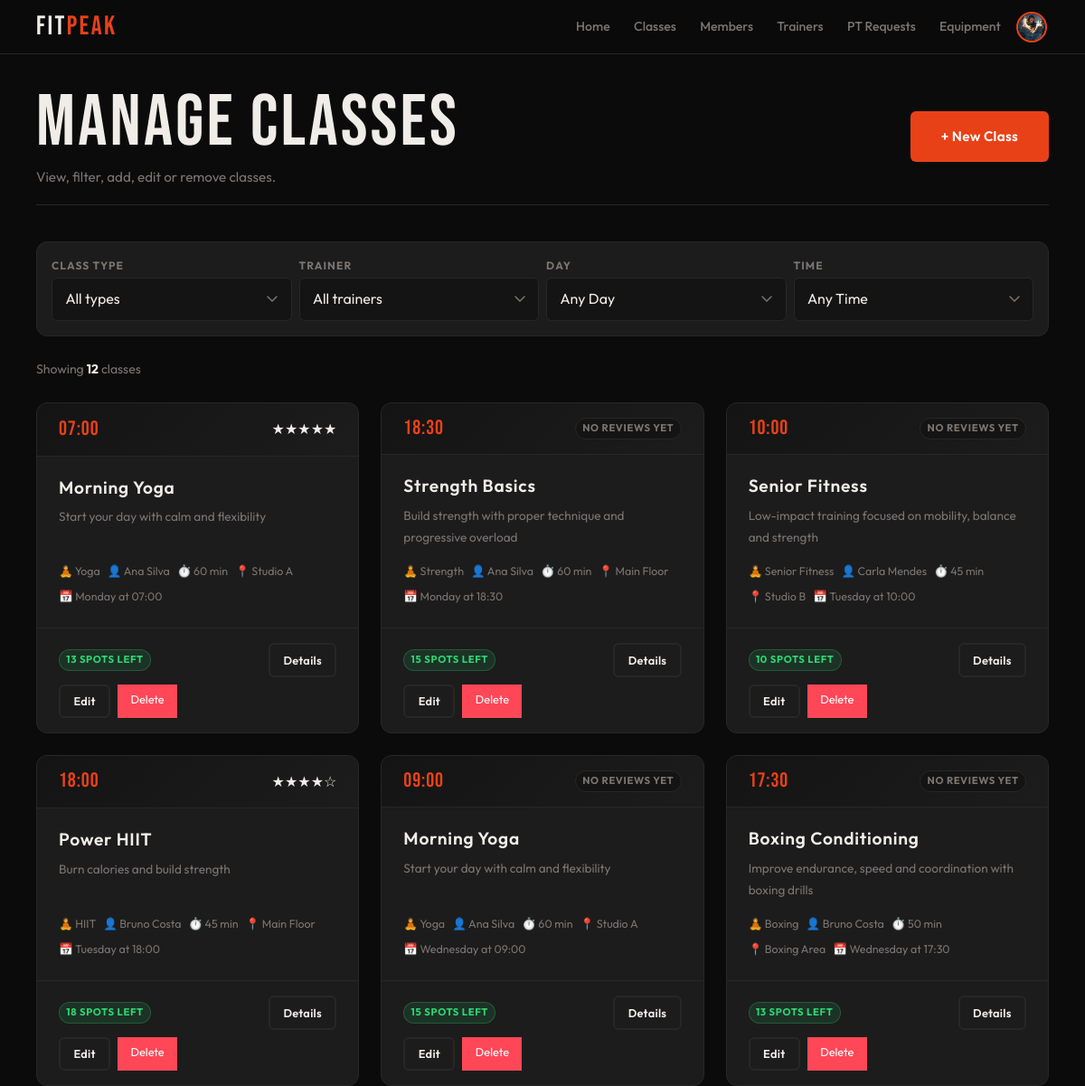
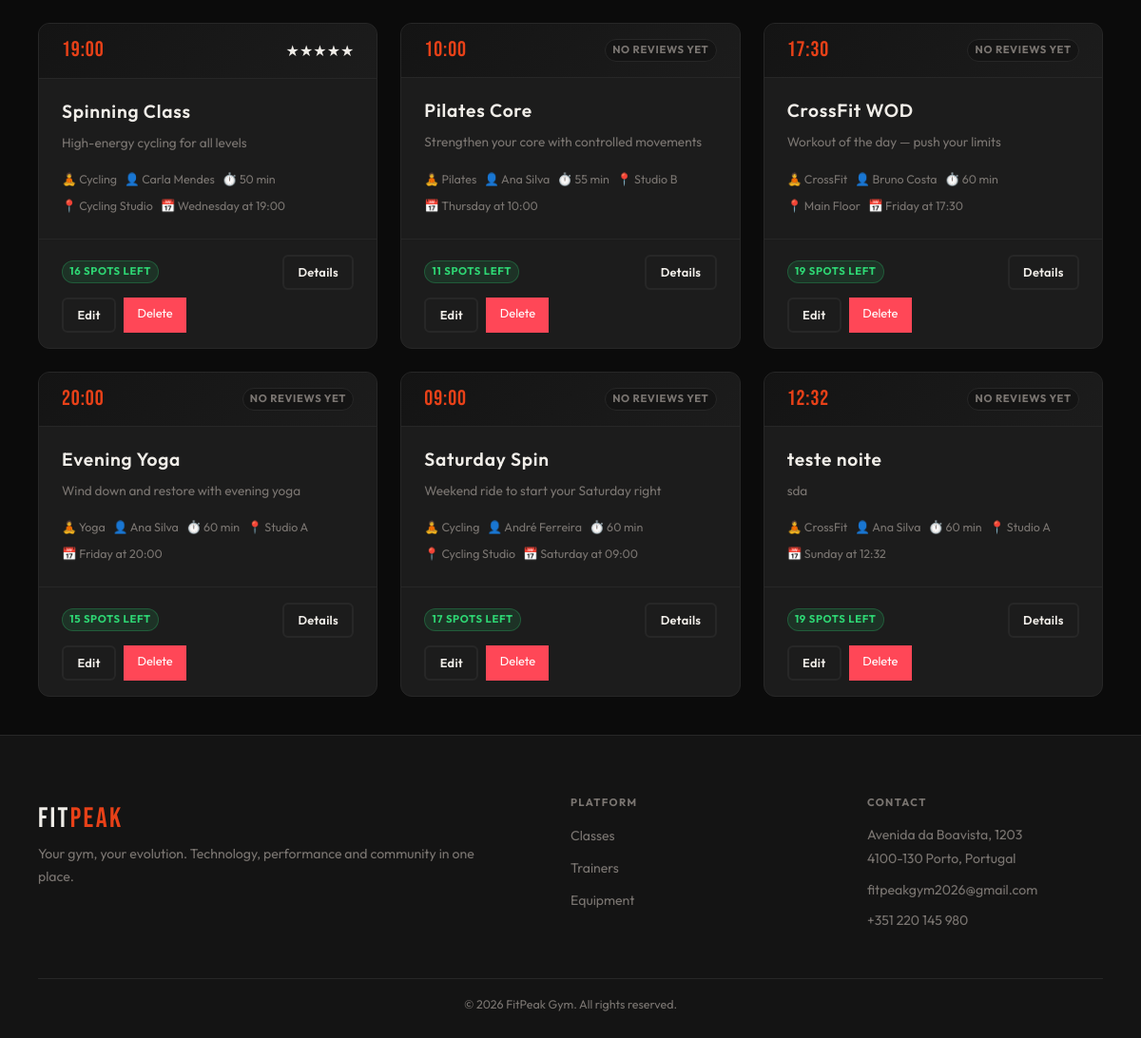
Page /admin/classes.php?error=invalid_id (signed in) on the committed database (2 pictures, top to bottom).
### tables this page shows
CREATE TABLE class_schedules (
    id INTEGER PRIMARY KEY AUTOINCREMENT,
    class_id INTEGER NOT NULL,
    trainer_id INTEGER,
    day_of_week TEXT NOT NULL,   -- Monday, Tuesday, etc.
    start_time TEXT NOT NULL,
    location TEXT NOT NULL DEFAULT 'Studio A',
    capacity INTEGER NOT NULL DEFAULT 20,
    duration_min INTEGER NOT NULL DEFAULT 60,
    FOREIGN KEY(class_id) REFERENCES classes(id) ON DELETE CASCADE,
    FOREIGN KEY(trainer_id) REFERENCES users(id) ON DELETE SET NULL
);

CREATE TABLE classes (
    id INTEGER PRIMARY KEY AUTOINCREMENT,
    name TEXT NOT NULL,
    description TEXT,
    class_type_id INTEGER NOT NULL,
    active INTEGER NOT NULL DEFAULT 1,
    FOREIGN KEY(class_type_id) REFERENCES class_types(id)
);

CREATE TABLE class_types (
    id INTEGER PRIMARY KEY AUTOINCREMENT,
    name TEXT UNIQUE NOT NULL,
    label TEXT NOT NULL,
    description TEXT,
    icon TEXT,
    active INTEGER NOT NULL DEFAULT 1
);

CREATE TABLE users (
    id INTEGER PRIMARY KEY AUTOINCREMENT,
    name TEXT NOT NULL,
    username TEXT UNIQUE NOT NULL,
    email TEXT UNIQUE NOT NULL,
    password TEXT NOT NULL,
    role TEXT NOT NULL DEFAULT 'member' CHECK(role IN ('member','trainer','admin')),
    is_admin INTEGER NOT NULL DEFAULT 0,
    photo TEXT DEFAULT NULL,
    active INTEGER NOT NULL DEFAULT 1,
    created_at DATETIME DEFAULT CURRENT_TIMESTAMP
);

### db/classes.php (called while the page is built, shortened)
<?php
function getAllClassSchedules($pdo, $filters = []) {
    $sql = "SELECT cs.id AS schedule_id, cs.day_of_week, cs.start_time, cs.location, cs.capacity, cs.duration_min, c.id AS class_id, c.name AS class_name, c.description AS class_description, ct.id AS class_type_id, ct.name AS class_type_name, ct.label AS class_type_label, u.id AS trainer_id, u.name AS trainer_name, (SELECT COUNT(*) FROM enrollments e JOIN class_sessions sess ON e.session_id = sess.id WHERE sess.schedule_id = cs.id AND e.status = 'enrolled') AS enrolled_count FROM class_schedules cs JOIN classes c ON cs.class_id = c.id JOIN class_types ct ON c.class_type_id = ct.id LEFT JOIN users u ON cs.trainer_id = u.id WHERE c.active = 1";
    $params = [];
    $sql .= " ORDER BY CASE cs.day_of_week WHEN 'Monday' THEN 1 WHEN 'Tuesday' THEN 2 WHEN 'Wednesday' THEN 3 WHEN 'Thursday' THEN 4 WHEN 'Friday' THEN 5 WHEN 'Saturday' THEN 6 WHEN 'Sunday' THEN 7 ELSE 8 END, cs.start_time";
    $stmt = $pdo->prepare($sql);
    $stmt->execute($params);
    return $stmt->fetchAll(PDO::FETCH_ASSOC);
}
function getClassScheduleRating($pdo, $scheduleId) {
    $sql = "SELECT ROUND(AVG(r.rating), 1) AS avg_rating, COUNT(r.id) AS review_count FROM reviews r JOIN class_sessions sess ON r.session_id = sess.id WHERE sess.schedule_id = ?";
    $stmt = $pdo->prepare($sql);
    $stmt->execute([$scheduleId]);
    $result = $stmt->fetch(PDO::FETCH_ASSOC);
    return [
        'rating' => $result['avg_rating'] ?? 0,
        'count' => (int)($result['review_count'] ?? 0)
    ];
}
?>

### template/classes.php (the view, shortened to what this page needs)
<?php
function output_class_schedule_list($schedules) {
    echo '<div class="class-grid">';
    foreach ($schedules as $schedule) {
        output_class_schedule_card($schedule);
    }
    echo '</div>';
}
function output_class_schedule_card($schedule) {
    $scheduleId = (int)$schedule['schedule_id'];
    $className = htmlspecialchars($schedule['class_name']);
    $trainerName = htmlspecialchars($schedule['trainer_name'] ?? 'TBD');
    $day = htmlspecialchars($schedule['day_of_week']);
    $startTime = htmlspecialchars($schedule['start_time']);
    $location = htmlspecialchars($schedule['location']);
    $duration = (int)$schedule['duration_min'];
    $capacity = (int)$schedule['capacity'];
    $enrolled = (int)($schedule['enrolled_count'] ?? 0);
    $freeSpots = max(0, $capacity - $enrolled);
    $typeLabel = htmlspecialchars($schedule['class_type_label'] ?? ucfirst($schedule['class_type_name']));
    $description = trim($schedule['class_description'] ?? '');
    $shortDescription = htmlspecialchars(substr($description, 0, 100)) . (strlen($description) > 100 ? '…' : '');
    $ratingData = getClassScheduleRating($GLOBALS['pdo'], $scheduleId);
    $avgRating = $ratingData['rating'];
    $reviewCount = $ratingData['count'];
    if ($freeSpots <= 0) {
        $fillClass = 'danger';
    } elseif ($freeSpots <= ceil($capacity * 0.2)) {
        $fillClass = 'warning';
    } else {
        $fillClass = 'success';
    }
    $allowedAreas = ['member', 'trainer', 'admin'];
    $activeRole = $_SESSION['active_role'] ?? '';
    $showDetailsLink = in_array($activeRole, $allowedAreas, true);
    ?>
    <article class="class-card" data-schedule-id="<?= $scheduleId ?>">
        <div class="class-head">
            <div class="class-time-big"><?= $startTime ?></div>
            <div class="class-ratings">
                <?php if ($reviewCount > 0): ?>
                    <div class="stars">
                        <?php
                        $fullStars = floor($avgRating);
                        $halfStar = ($avgRating - $fullStars) >= 0.5;
                        for ($i = 1; $i <= 5; $i++) {
                            if ($i <= $fullStars) {
                                echo '★';
                            } elseif ($halfStar && $i == $fullStars + 1) {
                                echo '½';
                            } else {
                                echo '☆';
                            }
                        }
                        ?>
                    </div>
                <?php else: ?>
                    <span class="badge badge-muted">No reviews yet</span>
                <?php endif; ?>
            </div>
        </div>
        <div class="class-body">
            <h3 class="class-name"><?= $className ?></h3>
            <p><?= $shortDescription ?></p>
            <ul class="class-meta">
                <li>🧘 <?= $typeLabel ?></li>
                <li>👤 <?= $trainerName ?></li>
                <li>⏱️ <?= $duration ?> min</li>
                <li>📍 <?= $location ?></li>
                <li>📅 <?= $day ?> at <?= $startTime ?></li>
            </ul>
        </div>
        <div class="class-foot">
            <div class="cap-wrap">
                <span class="badge badge-<?= htmlspecialchars($fillClass) ?>">
                    <?= $freeSpots ?> spots left
                </span>
            </div>
            <?php if ($showDetailsLink): ?>
                <a href="/<?= htmlspecialchars($activeRole) ?>/class_details.php?id=<?= $scheduleId ?>"
                   class="secondary-button btn-sm">Details</a>
            <?php endif; ?>
            <?php if (isset($_SESSION['active_role']) && $_SESSION['active_role'] === 'admin'): ?>
                <div class="admin-actions">
                    <a href="edit_class.php?id=<?= $scheduleId ?>" class="secondary-button btn-sm">Edit</a>
                    <a href="delete_class.php?id=<?= $scheduleId ?>" class="delete-btn btn-sm delete-class-link">Delete</a>
                </div>
            <?php endif; ?>
        </div>
    </article>
    <?php
}
    ?>

### css/base.css (style rules this page uses)
:root { --bg: #0b0b0b; --surface: #141414; --card: #1c1c1c; --border: #272727; --accent: #e84118; --accent-glow: rgba(232, 65, 24, 0.28); --text: #f0ede8; --muted: #7a7571; --success: #2ed573; --warning: #ffa502; --danger: #ff4757; --info: #1e90ff; --ff-display: 'Bebas Neue', sans-serif; --ff-body: 'Outfit', sans-serif; --sp-xs: 0.25rem; --sp-sm: 0.5rem; --sp-md: 1rem; --sp-lg: clamp(1rem, 3vw, 1.5rem); --sp-xl: clamp(1.5rem, 5vw, 2.5rem); --sp-2xl: clamp(2rem, 7vw, 4rem); --nav-h: 60px; --r-sm: 6px; --r-md: 12px; --r-pill: 999px; --touch: 44px; --max-w: 1200px; --shadow-a: 0 0 24px var(--accent-glow); --t: 0.22s cubic-bezier(0.4, 0, 0.2, 1); }
*, *::before, *::after { box-sizing: border-box; margin: 0; padding: 0; }
html { font-size: 16px; scroll-behavior: smooth; -webkit-text-size-adjust: 100%; }
body { font-family: var(--ff-body); background: var(--bg); color: var(--text); line-height: 1.6; min-height: 100dvh; display: flex; flex-direction: column; overflow-x: hidden; }
a { color: inherit; text-decoration: none; }
ul, ol { list-style: none; }
h1, h2, h3, h4, h5, h6 { font-family: var(--ff-display); letter-spacing: 0.04em; line-height: 1.1; font-weight: 400; }
h3, h4 { font-size: clamp(1rem, 2.5vw, 1.2rem); font-family: var(--ff-body); font-weight: 600; }
p { line-height: 1.75; }

### css/components.css (style rules this page uses)
.main-button, .secondary-button { display: inline-flex; align-items: center; justify-content: center; gap: 0.4em; min-height: var(--touch); border-radius: var(--r-sm); font-family: var(--ff-body); font-size: 0.95rem; font-weight: 600; letter-spacing: 0.02em; white-space: nowrap; cursor: pointer; transition: all var(--t); }
.secondary-button { background: transparent; border: 2px solid var(--border); color: var(--text); padding: 0.85rem 2rem; }
.btn-sm { padding: 0.4rem 0.9rem; font-size: 0.8rem; min-height: 36px; }
.badge { display: inline-flex; align-items: center; padding: 0.2em 0.65em; border-radius: var(--r-pill); font-size: 0.7rem; font-weight: 700; letter-spacing: 0.06em; text-transform: uppercase; white-space: nowrap; border: 1px solid transparent; }
.badge-success { background: rgba(46, 213, 115, 0.12); color: var(--success); border-color: rgba(46, 213, 115, 0.25); }
.badge-muted { background: var(--surface); color: var(--muted); border-color: var(--border); }
.stars { display: flex; gap: 2px; }

### rows in the picture
class_schedules: start_time "07:00", class.name "Morning Yoga", class.description "Start your day with calm and flexibility", class_types.label "Yoga", trainer.name "Ana Silva", duration_min "60", location "Studio A", day_of_week "Monday", freeSpots "13"
class_schedules: start_time "18:30", shows "NO REVIEWS YET", class.name "Strength Basics", class.description "Build strength with proper technique and progressive overload", class_types.label "Strength", trainer.name "Ana Silva", duration_min "60", location "Main Floor", day_of_week "Monday", capacity "15"
class_schedules: start_time "10:00", shows "NO REVIEWS YET", class.name "Senior Fitness", class.description "Low-impact training focused on mobility, balance and strength", class_types.label "Senior Fitness", trainer.name "Carla Mendes", duration_min "45", location "Studio B", day_of_week "Tuesday", freeSpots "10"
class_schedules: start_time "18:00", class.name "Power HIIT", class.description "Burn calories and build strength", class_types.label "HIIT", trainer.name "Bruno Costa", duration_min "45", location "Main Floor", day_of_week "Tuesday", freeSpots "18"
class_schedules: start_time "09:00", shows "NO REVIEWS YET", class.name "Morning Yoga", class.description "Start your day with calm and flexibility", class_types.label "Yoga", trainer.name "Ana Silva", duration_min "60", location "Studio A", day_of_week "Wednesday", capacity "15"
class_schedules: start_time "17:30", shows "NO REVIEWS YET", class.name "Boxing Conditioning", class.description "Improve endurance, speed and coordination with boxing drills", class_types.label "Boxing", trainer.name "Bruno Costa", duration_min "50", location "Boxing Area", day_of_week "Wednesday", freeSpots "13"
class_schedules: start_time "19:00", class.name "Spinning Class", class.description "High-energy cycling for all levels", class_types.label "Cycling", trainer.name "Carla Mendes", duration_min "50", location "Cycling Studio", day_of_week "Wednesday", freeSpots "16"
class_schedules: start_time "10:00", shows "NO REVIEWS YET", class.name "Pilates Core", class.description "Strengthen your core with controlled movements", class_types.label "Pilates", trainer.name "Ana Silva", duration_min "55", location "Studio B", day_of_week "Thursday", freeSpots "11"
class_schedules: start_time "17:30", shows "NO REVIEWS YET", class.name "CrossFit WOD", class.description "Workout of the day — push your limits", class_types.label "CrossFit", trainer.name "Bruno Costa", duration_min "60", location "Main Floor", day_of_week "Friday", freeSpots "19"
class_schedules: start_time "20:00", shows "NO REVIEWS YET", class.name "Evening Yoga", class.description "Wind down and restore with evening yoga", class_types.label "Yoga", trainer.name "Ana Silva", duration_min "60", location "Studio A", day_of_week "Friday", capacity "15"
class_schedules: start_time "09:00", shows "NO REVIEWS YET", class.name "Saturday Spin", class.description "Weekend ride to start your Saturday right", class_types.label "Cycling", trainer.name "André Ferreira", duration_min "60", location "Cycling Studio", day_of_week "Saturday", freeSpots "17"
class_schedules: start_time "12:32", shows "NO REVIEWS YET", class.name "teste noite", class.description "sda", class_types.label "CrossFit", trainer.name "Ana Silva", duration_min "60", location "Studio A", day_of_week "Sunday", freeSpots "19"

### other values in the picture
count($schedules) "12"
